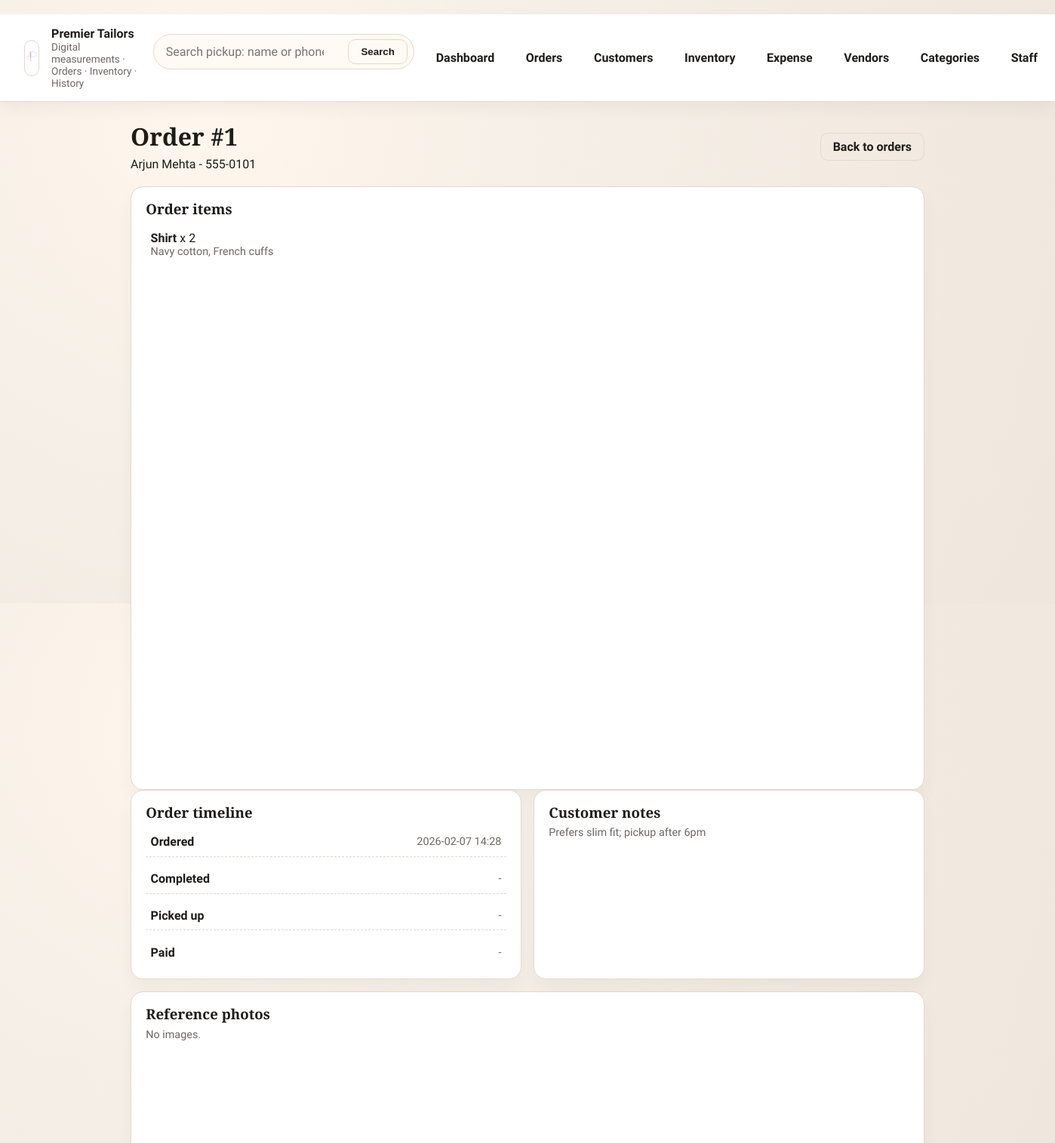
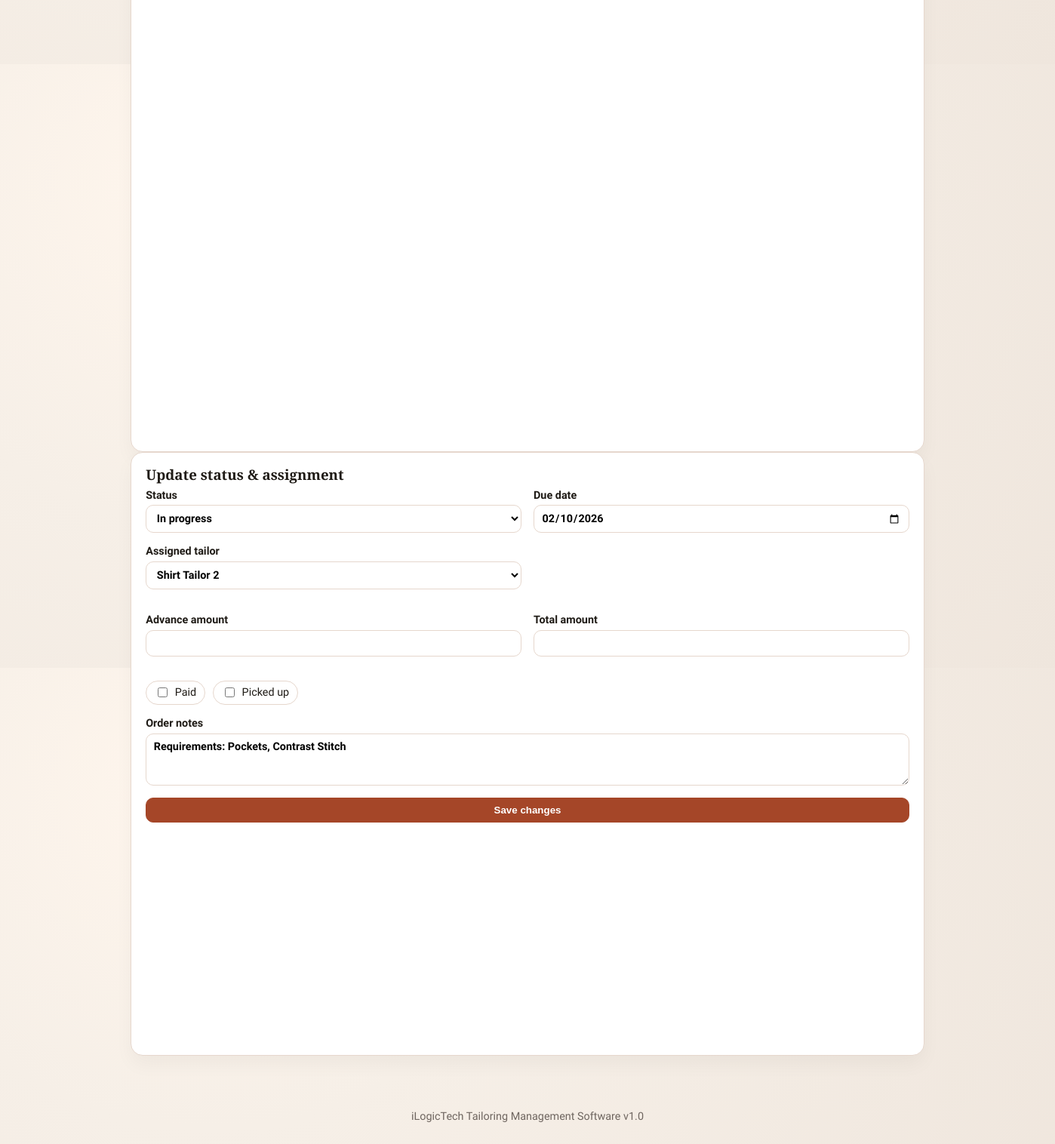
The app's page /orders/1 with its own data (2 pictures, top to bottom).
### tables this page shows
CREATE TABLE orders (
            id INTEGER PRIMARY KEY AUTOINCREMENT,
            customer_id INTEGER NOT NULL,
            due_date TEXT,
            status TEXT NOT NULL,
            priority TEXT NOT NULL,
            assigned_team TEXT,
            assigned_tailor TEXT,
            notes TEXT,
            advance_amount REAL,
            total_amount REAL,
            paid_at TEXT,
            delivered_at TEXT,
            completed_at TEXT,
            picked_up_at TEXT,
            created_at TEXT NOT NULL,
            FOREIGN KEY (customer_id) REFERENCES customers (id)
        );

CREATE TABLE customers (
            id INTEGER PRIMARY KEY AUTOINCREMENT,
            name TEXT NOT NULL,
            phone TEXT NOT NULL UNIQUE,
            notes TEXT,
            created_at TEXT NOT NULL
        );

CREATE TABLE order_items (
            id INTEGER PRIMARY KEY AUTOINCREMENT,
            order_id INTEGER NOT NULL,
            item_type TEXT NOT NULL,
            qty INTEGER NOT NULL,
            notes TEXT,
            FOREIGN KEY (order_id) REFERENCES orders (id)
        );

CREATE TABLE tailors (
        id INTEGER PRIMARY KEY AUTOINCREMENT,
        tailor_code TEXT UNIQUE,
        name TEXT NOT NULL,
        role TEXT NOT NULL,
        phone TEXT NOT NULL,
        status TEXT NOT NULL,
        team TEXT
    );

### app.py (the view, shortened to what this page needs)
@app.route("/orders/<int:order_id>", methods=["GET", "POST"])
def order_detail(order_id: int):
    conn = get_db()
    order = conn.execute(
        """
        SELECT orders.*, customers.name, customers.phone, customers.notes AS customer_notes
        FROM orders
        JOIN customers ON customers.id = orders.customer_id
        WHERE orders.id = ?
        """,
        (order_id,),
    ).fetchone()
    items = conn.execute(
        "SELECT * FROM order_items WHERE order_id = ?", (order_id,)
    ).fetchall()
    tailors = conn.execute("SELECT * FROM tailors ORDER BY team, name").fetchall()
    images = conn.execute(
        "SELECT filename, label FROM order_images WHERE order_id = ?",
        (order_id,),
    ).fetchall()
    conn.close()
    return render_template(
        "order_detail.html", order=order, items=items, tailors=tailors, images=images
    )

### app.py (called while the page is built)
def get_db() -> sqlite3.Connection:
    conn = sqlite3.connect(DB_PATH)
    conn.row_factory = sqlite3.Row
    return conn

@app.before_request
def ensure_db_ready() -> None:
    global _db_ready
    if not _db_ready:
        init_db()
        _db_ready = True

### templates/order_detail.html (shortened to what this page needs)
﻿{% extends "base.html" %}
{% block content %}
<div class="page-head">
  <div>
    <h1>Order #{{ order.id }}</h1>
    <p>{{ order.name }} - {{ order.phone }}</p>
  </div>
  <a class="btn ghost" href="{{ url_for('orders') }}">Back to orders</a>
</div>
<section class="card">
  <h3>Order items</h3>
  {% if items %}
  <ul class="list">
    {% for item in items %}
    <li>
      <div>
        <strong>{{ item.item_type }}</strong> x {{ item.qty }}
        {% if item.notes %}
        <div class="muted">{{ item.notes }}</div>
        {% endif %}
      </div>
    </li>
    {% endfor %}
  </ul>
  {% else %}
  <p class="muted">No items found.</p>
  {% endif %}
</section>
<section class="grid two">
  <div class="card">
    <h3>Order timeline</h3>
    <ul class="list">
      <li>
        <div><strong>Ordered</strong></div>
        <div class="muted">{{ order.created_at or "-" }}</div>
      </li>
      <li>
        <div><strong>Completed</strong></div>
        <div class="muted">{{ order.completed_at or "-" }}</div>
      </li>
      <li>
        <div><strong>Picked up</strong></div>
        <div class="muted">{{ order.picked_up_at or "-" }}</div>
      </li>
      <li>
        <div><strong>Paid</strong></div>
        <div class="muted">{{ order.paid_at or "-" }}</div>
      </li>
    </ul>
  </div>
  <div class="card">
    <h3>Customer notes</h3>
    <p class="muted">{{ order.customer_notes or "No special notes." }}</p>
  </div>
</section>
<section class="card">
  <h3>Reference photos</h3>
  {% if images %}
    <div class="preview-grid">
      {% for img in images %}
        <div class="image-box">
          <div class="image-frame">
            <img src="{{ url_for('static', filename='uploads/' ~ img.filename) }}" class="preview-click" alt="Order image"/>
          </div>
          {% if img.label %}
            <div class="image-label-view">{{ img.label }}</div>
          {% endif %}
        </div>
      {% endfor %}
    </div>
  {% else %}
    <p class="muted">No images.</p>
  {% endif %}
</section>
<section class="card">
  <h3>Update status & assignment</h3>
  <form class="stack" method="post">
    <div class="grid two">
      <label>
        Status
        <select name="status">
          {% for value in ["Pending", "In progress", "Ready", "Completed"] %}
          <option {% if order.status == value %}selected{% endif %}>{{ value }}</option>
          {% endfor %}
        </select>
      </label>
      <label>
        Due date
        <input type="date" name="due_date" value="{{ order.due_date or '' }}" />
      </label>
      <label>
        Assigned tailor
        <select name="assigned_tailor">
          {% for tailor in tailors %}
          <option {% if order.assigned_tailor == tailor.name %}selected{% endif %}>
            {{ tailor.name }}
          </option>
          {% endfor %}
        </select>
      </label>
    </div>
    <div class="grid two">
      <label>
        Advance amount
        <input type="number" step="0.01" name="advance_amount" value="{{ order.advance_amount or '' }}" />
      </label>
      <label>
        Total amount
        <input type="number" step="0.01" name="total_amount" value="{{ order.total_amount or '' }}" />
      </label>
    </div>
    <div class="radio-group">
      <label>
        <input type="checkbox" name="paid" value="1" {% if order.paid_at %}checked{% endif %}> Paid
      </label>
      <label>
        <input type="checkbox" name="picked_up" value="1" {% if order.picked_up_at %}checked{% endif %}> Picked up
      </label>
    </div>
    <label>
      Order notes
      <textarea name="notes" rows="3">{{ order.notes or "" }}</textarea>
    </label>
    <button class="btn primary" type="submit">Save changes</button>
  </form>
</section>
{% endblock %}

### templates/base.html (shortened to what this page needs)
<!doctype html>
<html lang="en">
  <head>
    <link rel="stylesheet" href="{{ url_for('static', filename='style.css') }}" />
  </head>
  <body>
    <header class="topbar">
      <div class="brand">
        <div class="brand-mark">
          <img src="{{ url_for('static', filename='Premier-Logo.png') }}" alt="Premier Tailors logo" />
        </div>
        <div>
          <div class="brand-title">Premier Tailors</div>
          <div class="brand-subtitle">Digital measurements &middot; Orders &middot; Inventory &middot; History</div>
        </div>
      </div>
      <form class="top-search" method="get" action="{{ url_for('dashboard') }}">
        <input type="search" name="q" placeholder="Search pickup: name or phone" value="{{ q or '' }}" />
        <button class="btn ghost" type="submit">Search</button>
      </form>
      <nav class="nav">
        <a href="{{ url_for('dashboard') }}">Dashboard</a>
        <a href="{{ url_for('orders') }}">Orders</a>
        <a href="{{ url_for('customers') }}">Customers</a>
        <a href="{{ url_for('inventory') }}">Inventory</a>
        <a href="{{ url_for('expense_dashboard') }}">Expense</a>
        <a href="{{ url_for('vendors') }}">Vendors</a>
        <a href="{{ url_for('categories') }}">Categories</a>
        <a href="{{ url_for('tailors') }}">Staff</a>
      </nav>
    </header>
    <main class="container">
      {% block content %}{% endblock %}
    </main>
    <footer class="footer">
      iLogicTech Tailoring Management Software v1.0
    </footer>
  </body>
</html>

### static/style.css (style rules this page uses)
:root { --ink: #1f1b16; --muted: #6f6660; --surface: #f7f2ea; --panel: #ffffff; --accent: #a54628; --accent-soft: #f1d4c7; --line: #e6d7cd; --warning: #d7762a; --font-title: "Playfair Display", "Times New Roman", serif; --font-body: "Source Sans 3", "Segoe UI", sans-serif; }
* { box-sizing: border-box; }
body { margin: 0; font-family: var(--font-body); color: var(--ink); background: radial-gradient(circle at 20% 20%, #fff6ed 0%, #f6efe7 35%, #efe6dd 100%); }
h1, h2, h3 { font-family: var(--font-title); margin: 0 0 0.4rem 0; }
p { margin: 0.2rem 0; }
a { text-decoration: none; color: inherit; }
.topbar { background: var(--panel); border-bottom: 1px solid var(--line); padding: 1rem 2rem; display: flex; align-items: center; justify-content: space-between; gap: 1rem; position: sticky; top: 0; z-index: 10; box-shadow: 0 8px 20px rgba(0, 0, 0, 0.05); }
.brand { display: flex; align-items: center; gap: 1rem; }
.brand-mark { width: 48px; height: 48px; background: #fff; border-radius: 14px; display: grid; place-items: center; border: 1px solid var(--line); overflow: hidden; }
.brand-mark img { width: 100%; height: 100%; object-fit: contain; }
.brand-title { font-weight: 700; }
.brand-subtitle { font-size: 0.85rem; color: var(--muted); }
.nav { display: flex; gap: 1rem; font-weight: 600; }
.top-search { display: flex; align-items: center; gap: 0.6rem; background: #fffaf4; border: 1px solid var(--line); padding: 0.35rem 0.5rem; border-radius: 999px; }
.top-search input { border: none; background: transparent; min-width: 240px; padding: 0.3rem 0.5rem; }
.nav a { padding: 0.4rem 0.8rem; border-radius: 999px; background: transparent; }
.container { max-width: 1100px; margin: 1.5rem auto 3rem; padding: 0 1.5rem; }
.grid { display: grid; gap: 1rem; margin-bottom: 1rem; }
.grid.two { grid-template-columns: repeat(2, minmax(0, 1fr)); }
.card { background: var(--panel); border: 1px solid var(--line); border-radius: 16px; padding: 1rem 1.2rem; box-shadow: 0 12px 24px rgba(0, 0, 0, 0.04); height: 100%; }
.list { list-style: none; padding: 0; margin: 0.5rem 0 0; display: grid; gap: 0.6rem; }
.list li { display: flex; justify-content: space-between; gap: 1rem; align-items: center; padding: 0.6rem 0.4rem; border-bottom: 1px dashed var(--line); }
.list li:last-child { border-bottom: none; }
.muted { color: var(--muted); font-size: 0.9rem; }
.btn { border: 1px solid var(--accent); background: transparent; color: var(--accent); padding: 0.5rem 1rem; border-radius: 10px; font-weight: 600; cursor: pointer; }
.btn.primary { background: var(--accent); color: white; }
.btn.ghost { border-color: var(--line); color: var(--ink); }
.page-head { display: flex; justify-content: space-between; gap: 1rem; align-items: center; margin-bottom: 1rem; }
.stack { display: grid; gap: 1rem; }
label { display: grid; gap: 0.3rem; font-weight: 600; font-size: 0.9rem; }
input, select, textarea { border: 1px solid var(--line); border-radius: 10px; padding: 0.5rem 0.6rem; font: inherit; background: #fff; }
textarea { resize: vertical; }
.radio-group { display: flex; gap: 0.6rem; flex-wrap: wrap; }
.radio-group label { display: inline-flex; align-items: center; gap: 0.4rem; padding: 0.35rem 0.7rem; border: 1px solid var(--line); border-radius: 999px; background: #fff; font-weight: 500; }
.radio-group input { accent-color: var(--accent); }
.footer { text-align: center; padding: 1.5rem 1rem 2rem; color: var(--muted); font-size: 0.9rem; }

### records on screen
orders: id "1", created_at "2026-02-07 14:28", status "In progress", due_date "02/10/2026", assigned_tailor "Shirt Tailor 2", notes "Requirements: Pockets, Contrast Stitch"
customers: name "Arjun Mehta", phone "555-0101", notes "Prefers slim fit; pickup after 6pm"
order_items: item_type "Shirt", qty "2", notes "Navy cotton, French cuffs"

### other values on screen
{{ order.completed_at or "-" }} "-"
{{ order.picked_up_at or "-" }} "-"
{{ order.paid_at or "-" }} "-"
